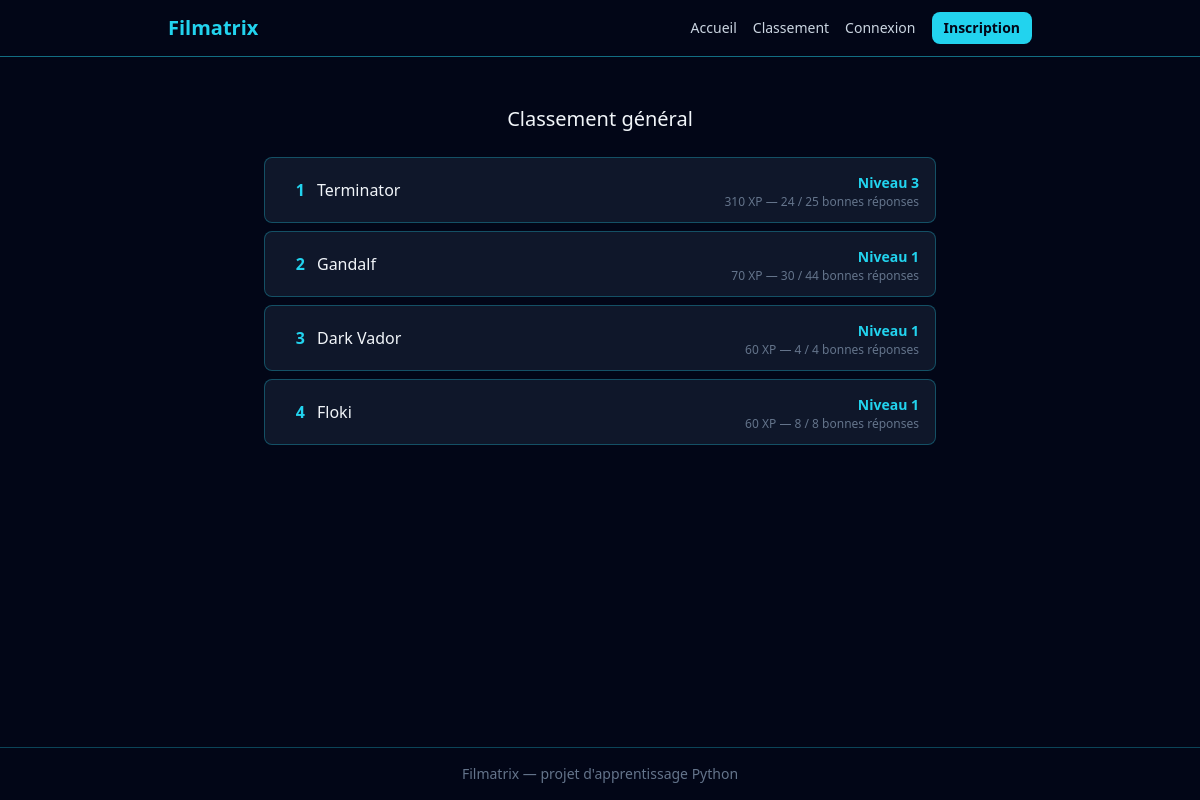
Page /classement on the earlier database version.
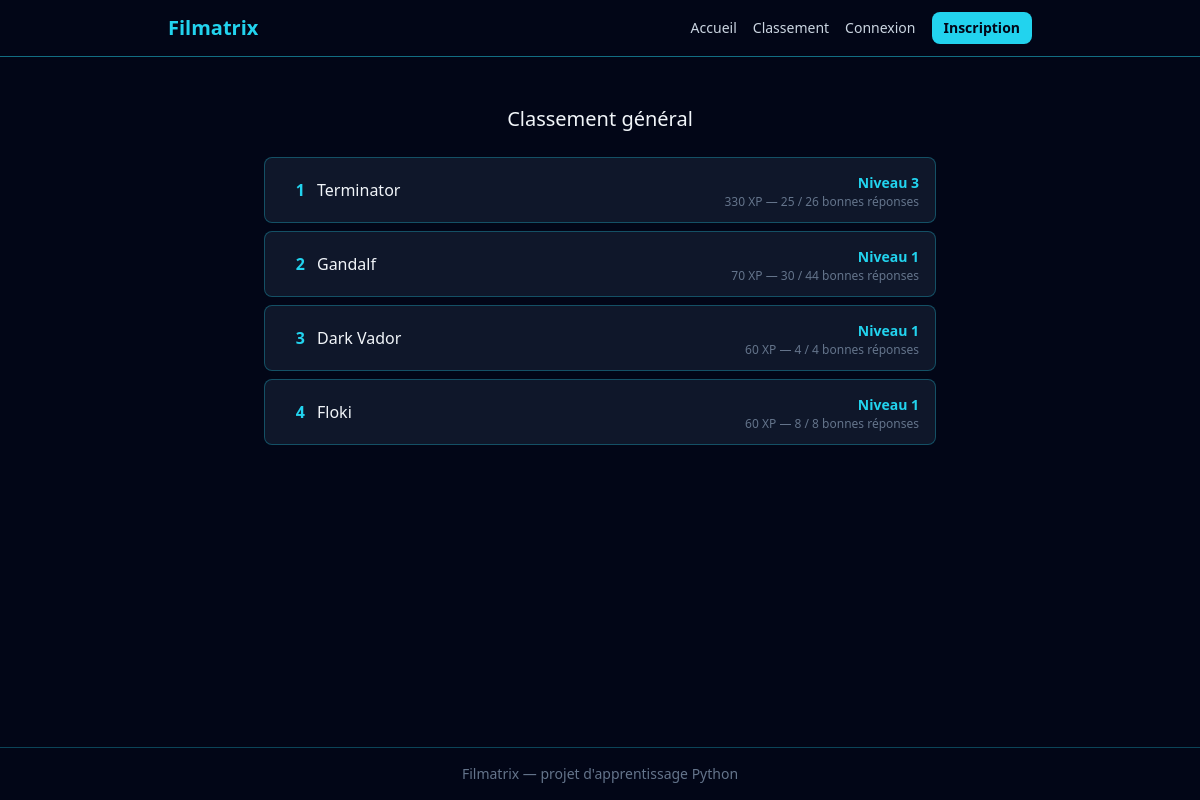
Same page on the later database version.
### src/models.py (models this page shows, shortened)
class User(db.Model, UserMixin):
    __tablename__ = "users"
    id = db.Column(db.Integer, primary_key=True)
    username = db.Column(db.String(50), unique=True, nullable=False)
    email = db.Column(db.String(120), unique=True, nullable=False)
    password_hash = db.Column(db.String(255), nullable=False)
    total_xp = db.Column(db.Integer, nullable=False, default=0)
    coins = db.Column(db.Integer, nullable=False, default=0)
    equipped_title = db.Column(db.String(50), nullable=True)

### app.py (the view)
    @app.route("/classement")
    def leaderboard() -> str:
        results = (
                db.session.query(
                        User.username,
                        User.total_xp,
                        func.count(Attempt.id).label("total"),
                        func.sum(db.case((Attempt.is_correct, 1), else_=0)).label("correct"),
                    )
                    .join(Attempt, Attempt.user_id == User.id)
                    .group_by(User.id)
                    .order_by(User.total_xp.desc())
                    .all()
            )
        leaderboard_entries = []
        for result in results:
            level_info = calculate_level(result.total_xp)
            leaderboard_entries.append(
                {
                    "username": result.username,
                    "total_xp": result.total_xp,
                    "level": level_info["level"],
                    "total": result.total,
                    "correct": result.correct,
                }
            )
        return render_template("classement.html", results=leaderboard_entries)

### app.py (called while the page is built)
def calculate_level(total_xp: int) -> dict:
        level = 1
        xp_for_next_level = 100
        xp_already_spent = 0
        while total_xp - xp_already_spent >= xp_for_next_level:
            xp_already_spent += xp_for_next_level
            level += 1
            xp_for_next_level = 100 * level
        xp_in_current_level = total_xp - xp_already_spent
        return {
            "level": level,
            "xp_in_current_level": xp_in_current_level,
            "xp_for_next_level": xp_for_next_level,
            }

### templates/classement.html
{% extends "base.html" %}
{% block content %}
<div class="max-w-2xl mx-auto mt-8">
    <h2 class="text-xl mb-6 text-center">Classement général</h2>
    {% if results %}
    <div class="flex flex-col gap-2">
        {% for result in results %}
        <div class="flex items-center justify-between bg-slate-900 border border-cyan-400/30 rounded-lg px-4 py-3">
            <div class="flex items-center gap-3">
                <span class="text-cyan-400 font-bold w-6 text-right">{{ loop.index }}</span>
                <span>{{ result.username }}</span>
            </div>
            <div class="text-right">
                <span class="text-cyan-400 font-bold text-sm">Niveau {{ result.level }}</span>
                    <p class="text-slate-500 text-xs">{{ result.total_xp }} XP — {{ result.correct }} / {{ result.total }} bonnes réponses</p>
            </div>
        </div>
        {% endfor %}
    </div>
    {% else %}
    <p class="text-slate-500 text-center">Aucune partie jouée pour le moment.</p>
    {% endif %}
</div>
{% endblock %}

### templates/base.html (shortened to what this page needs)
<!DOCTYPE html>
<html lang="fr">
<head>
    <link rel="stylesheet" href="{{ url_for('static', filename='css/output.css') }}">
</head>
<body class="bg-slate-950 text-slate-100 min-h-screen flex flex-col">
    <header class="border-b border-cyan-400/50">
    <nav class="max-w-4xl mx-auto px-4 py-3">
        <div class="flex items-center justify-between">
            <a href="{{ url_for('home') }}" class="text-xl font-bold text-cyan-400">
                Filmatrix
            </a>
            <div class="flex items-center gap-4">
                <div class="hidden md:flex items-center gap-4 text-sm">
                    <a href="{{ url_for('home') }}" class="text-slate-300 hover:text-cyan-400 transition">Accueil</a>
                    <a href="{{ url_for('leaderboard') }}" class="text-slate-300 hover:text-cyan-400 transition">Classement</a>
                    {% if current_user.is_authenticated %}
                        <a href="{{ url_for('profile') }}" class="text-slate-300 hover:text-cyan-400 transition">Mon profil</a>
                        <a href="{{ url_for('shop') }}" class="text-slate-300 hover:text-cyan-400 transition">Boutique</a>
                        <a href="{{ url_for('logout') }}" class="text-slate-300 hover:text-cyan-400 transition">Déconnexion</a>
                    {% else %}
                        <a href="{{ url_for('login') }}" class="text-slate-300 hover:text-cyan-400 transition">Connexion</a>
                        <a href="{{ url_for('register') }}" class="bg-cyan-400 hover:bg-cyan-300 text-slate-950 font-bold px-3 py-1.5 rounded-lg transition">Inscription</a>
                    {% endif %}
                </div>
            </div>
        </div>
    </nav>
</header>
    <main class="flex-1 p-4">
        {% block content %}{% endblock %}
    </main>
    <footer class="border-t border-cyan-400/30 text-center text-slate-500 text-sm py-4">
        Filmatrix — projet d'apprentissage Python
    </footer>
</body>
</html>

Differences in the rows shown:
changed User "Terminator": total_xp "310" → "330"; correct "24" → "25"; total "25" → "26"
